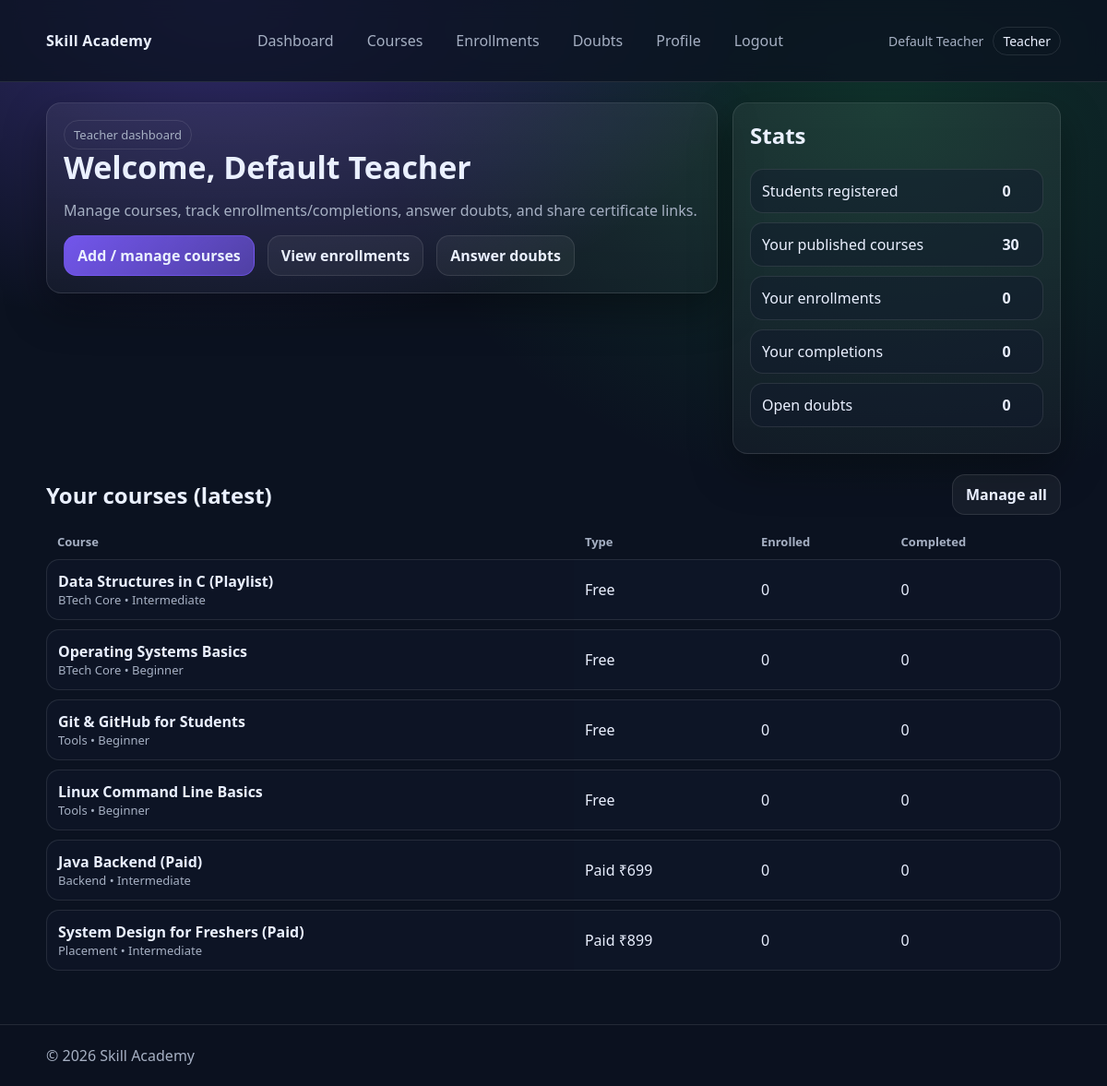
The app's page /teacher/dashboard.php (signed in) with its own data.
### tables this page shows
CREATE TABLE users (
  id BIGINT UNSIGNED NOT NULL AUTO_INCREMENT,
  role ENUM('student','teacher') NOT NULL,
  full_name VARCHAR(120) NOT NULL,
  email VARCHAR(190) NOT NULL,
  password_hash VARCHAR(255) NOT NULL,
  created_at TIMESTAMP NOT NULL DEFAULT CURRENT_TIMESTAMP,
  last_login_at TIMESTAMP NULL DEFAULT NULL,
  PRIMARY KEY (id),
  UNIQUE KEY uq_users_email (email),
  KEY idx_users_role (role)
);

CREATE TABLE courses (
  id BIGINT UNSIGNED NOT NULL AUTO_INCREMENT,
  teacher_id BIGINT UNSIGNED NOT NULL,
  title VARCHAR(180) NOT NULL,
  slug VARCHAR(220) NOT NULL,
  description TEXT NOT NULL,
  category VARCHAR(80) NOT NULL,
  level ENUM('Beginner','Intermediate','Advanced') NOT NULL DEFAULT 'Beginner',
  is_paid TINYINT(1) NOT NULL DEFAULT 0,
  price_inr INT UNSIGNED NOT NULL DEFAULT 0,
  youtube_playlist_url VARCHAR(500) NOT NULL,
  thumbnail_url VARCHAR(500) DEFAULT NULL,
  is_published TINYINT(1) NOT NULL DEFAULT 1,
  created_at TIMESTAMP NOT NULL DEFAULT CURRENT_TIMESTAMP,
  updated_at TIMESTAMP NOT NULL DEFAULT CURRENT_TIMESTAMP ON UPDATE CURRENT_TIMESTAMP,
  PRIMARY KEY (id),
  UNIQUE KEY uq_courses_slug (slug),
  KEY idx_courses_teacher (teacher_id),
  KEY idx_courses_paid (is_paid),
  CONSTRAINT fk_courses_teacher FOREIGN KEY (teacher_id) REFERENCES users(id)
    ON DELETE RESTRICT ON UPDATE CASCADE
);

### includes/auth.php (called while the page is built, shortened)
<?php
require_once __DIR__ . '/db.php';
function current_user(): ?array
{
    $id = $_SESSION['user_id'] ?? null;
    $stmt = db()->prepare('SELECT id, role, full_name, email, created_at, last_login_at FROM users WHERE id = ?');
    $stmt->execute([(int)$id]);
    $u = $stmt->fetch();
    return $u ?: null;
}
function is_logged_in(): bool
{
    return !empty($_SESSION['user_id']);
}

### includes/db.php (called while the page is built, shortened)
<?php
function db(): PDO
{
    static $pdo = null;
    if ($pdo instanceof PDO) {
        return $pdo;
    }
    $dsn = 'mysql:host=' . DB_HOST . ';dbname=' . DB_NAME . ';charset=' . DB_CHARSET;
    $pdo = new PDO($dsn, DB_USER, DB_PASS, [
        PDO::ATTR_ERRMODE => PDO::ERRMODE_EXCEPTION,
        PDO::ATTR_DEFAULT_FETCH_MODE => PDO::FETCH_ASSOC,
        PDO::ATTR_EMULATE_PREPARES => false,
    ]);
    return $pdo;
}

### teacher/dashboard.php (the view, shortened to what this page needs)
<?php
require_once __DIR__ . '/../includes/layout.php';
require_once __DIR__ . '/../includes/auth.php';
require_once __DIR__ . '/../includes/db.php';
$user = current_user();
$teacherId = (int)$user['id'];
$stmt = db()->prepare("SELECT COUNT(*) c FROM courses WHERE teacher_id = ? AND is_published = 1");
$stmt->execute([$teacherId]);
$myCourses = (int)$stmt->fetch()['c'];
$students = (int)db()->query("SELECT COUNT(*) c FROM users WHERE role='student'")->fetch()['c'];
$stmt = db()->prepare("SELECT COUNT(*) c
                       FROM enrollments e
                       JOIN courses c ON c.id = e.course_id
                       WHERE c.teacher_id = ?");
$stmt->execute([$teacherId]);
$myEnrollments = (int)$stmt->fetch()['c'];
$stmt = db()->prepare("SELECT COUNT(*) c
                       FROM enrollments e
                       JOIN courses c ON c.id = e.course_id
                       WHERE c.teacher_id = ? AND e.completed_at IS NOT NULL");
$stmt->execute([$teacherId]);
$myCompletions = (int)$stmt->fetch()['c'];
$stmt = db()->prepare("SELECT COUNT(*) c
                       FROM doubts d
                       JOIN courses c ON c.id = d.course_id
                       WHERE c.teacher_id = ? AND d.status = 'open'");
$stmt->execute([$teacherId]);
$openDoubts = (int)$stmt->fetch()['c'];
$stmt = db()->prepare("SELECT c.id, c.title, c.category, c.level, c.is_paid, c.price_inr,
                              COUNT(e.id) AS enrolled_count,
                              SUM(CASE WHEN e.completed_at IS NOT NULL THEN 1 ELSE 0 END) AS completed_count
                       FROM courses c
                       LEFT JOIN enrollments e ON e.course_id = c.id
                       WHERE c.teacher_id = ?
                       GROUP BY c.id
                       ORDER BY c.created_at DESC
                       LIMIT 6");
$stmt->execute([$teacherId]);
$courseRows = $stmt->fetchAll();
render_header('Teacher Dashboard');
?>
<div class="grid">
    <div class="col-8">
        <div class="card pad">
            <div class="badge">Teacher dashboard</div>
            <h1 class="h1" style="font-size:34px">Welcome, <?= e((string)$user['full_name']) ?></h1>
            <p class="muted">Manage courses, track enrollments/completions, answer doubts, and share certificate links.</p>
            <div class="row gap" style="flex-wrap:wrap; margin-top:12px">
                <a class="btn primary" href="<?= e(APP_BASE_URL) ?>/teacher/courses.php">Add / manage courses</a>
                <a class="btn" href="<?= e(APP_BASE_URL) ?>/teacher/enrollments.php">View enrollments</a>
                <a class="btn" href="<?= e(APP_BASE_URL) ?>/teacher/doubts.php">Answer doubts</a>
            </div>
        </div>
    </div>
    <div class="col-4">
        <div class="card pad">
            <h2 class="h2">Stats</h2>
            <table class="table">
                <tbody>
                <tr><td>Students registered</td><td><strong><?= e((string)$students) ?></strong></td></tr>
                <tr><td>Your published courses</td><td><strong><?= e((string)$myCourses) ?></strong></td></tr>
                <tr><td>Your enrollments</td><td><strong><?= e((string)$myEnrollments) ?></strong></td></tr>
                <tr><td>Your completions</td><td><strong><?= e((string)$myCompletions) ?></strong></td></tr>
                <tr><td>Open doubts</td><td><strong><?= e((string)$openDoubts) ?></strong></td></tr>
                </tbody>
            </table>
        </div>
    </div>
    <div class="col-12">
        <div class="row between center" style="margin:6px 0 10px">
            <h2 class="h2" style="margin:0">Your courses (latest)</h2>
            <a class="btn" href="<?= e(APP_BASE_URL) ?>/teacher/courses.php">Manage all</a>
        </div>
        <?php if (!$courseRows): ?>
            <div class="card pad">
                <p class="muted" style="margin:0">No courses yet. Add your first course.</p>
                <div style="margin-top:12px"><a class="btn primary" href="<?= e(APP_BASE_URL) ?>/teacher/courses.php">Add course</a></div>
            </div>
        <?php else: ?>
            <table class="table">
                <thead>
                <tr>
                    <th>Course</th>
                    <th>Type</th>
                    <th>Enrolled</th>
                    <th>Completed</th>
                </tr>
                </thead>
                <tbody>
                <?php foreach ($courseRows as $r): ?>
                    <tr>
                        <td>
                            <strong><?= e($r['title']) ?></strong>
                            <div class="muted" style="font-size:13px"><?= e($r['category']) ?> • <?= e($r['level']) ?></div>
                        </td>
                        <td><?= $r['is_paid'] ? ('Paid ₹' . (int)$r['price_inr']) : 'Free' ?></td>
                        <td><?= (int)$r['enrolled_count'] ?></td>
                        <td><?= (int)$r['completed_count'] ?></td>
                    </tr>
                <?php endforeach; ?>
                </tbody>
            </table>
        <?php endif; ?>
    </div>
</div>
<?php render_footer(); ?>

### includes/layout.php (shortened to what this page needs)
<?php
require_once __DIR__ . '/auth.php';
function e(string $v): string
{
    return htmlspecialchars($v, ENT_QUOTES, 'UTF-8');
}
function render_header(string $title): void
{
    $user = is_logged_in() ? current_user() : null;
    $role = $user['role'] ?? null;
    $fullName = $user ? $user['full_name'] : null;
    $activePath = parse_url($_SERVER['REQUEST_URI'] ?? '', PHP_URL_PATH) ?: '';
    $nav = [];
    if (!$user) {
        $nav = [
            ['label' => 'Home', 'href' => APP_BASE_URL . '/index.php'],
            ['label' => 'Courses', 'href' => APP_BASE_URL . '/public_courses.php'],
            ['label' => 'Contact', 'href' => APP_BASE_URL . '/contact.php'],
            ['label' => 'Login', 'href' => APP_BASE_URL . '/login.php'],
            ['label' => 'Register', 'href' => APP_BASE_URL . '/register.php'],
        ];
    } else {
        $nav = [
            ['label' => 'Dashboard', 'href' => APP_BASE_URL . '/teacher/dashboard.php'],
            ['label' => 'Courses', 'href' => APP_BASE_URL . '/teacher/courses.php'],
            ['label' => 'Enrollments', 'href' => APP_BASE_URL . '/teacher/enrollments.php'],
            ['label' => 'Doubts', 'href' => APP_BASE_URL . '/teacher/doubts.php'],
            ['label' => 'Profile', 'href' => APP_BASE_URL . '/teacher/profile.php'],
            ['label' => 'Logout', 'href' => APP_BASE_URL . '/logout.php'],
        ];
    }
    ?>
    <!doctype html>
    <html lang="en">
    <head>
        <link rel="stylesheet" href="<?= e(APP_BASE_URL) ?>/assets/app.css">
    </head>
    <body>
    <header class="site-header">
        <div class="container row between center gap">
            <a class="brand" href="<?= e(APP_BASE_URL) ?>/index.php"><?= e(APP_NAME) ?></a>
            <nav class="nav">
                <?php foreach ($nav as $item): ?>
                    <?php $isActive = ($activePath === parse_url($item['href'], PHP_URL_PATH)); ?>
                    <a class="nav-link <?= $isActive ? 'active' : '' ?>" href="<?= e($item['href']) ?>"><?= e($item['label']) ?></a>
                <?php endforeach; ?>
            </nav>
            <div class="user-chip">
                <?php if ($fullName): ?>
                    <span><?= e($fullName) ?></span>
                    <span class="pill"><?= e((string)$role) ?></span>
                <?php else: ?>
                    <span class="muted">Guest</span>
                <?php endif; ?>
            </div>
        </div>
    </header>
    <main class="container">
    <?php
}
function render_footer(): void
{
    ?>
    </main>
    <footer class="site-footer">
        <div class="container row between center">
            <div class="muted">© <?= date('Y') ?> <?= e(APP_NAME) ?></div>
        </div>
    </footer>
    </body>
    </html>
    <?php
}

### assets/app.css (style rules this page uses)
:root { --bg:#0b1220; --card:#101a2e; --muted:#a6b0c3; --text:#eaf0ff; --accent:#7c5cff; --accent2:#22c55e; --danger:#ef4444; --border:rgba(255,255,255,.10); --shadow:0 18px 45px rgba(0,0,0,.35); --radius:16px; }
* { box-sizing:border-box }
html,body { height:100% }
body { margin:0; font-family:ui-sans-serif,system-ui,-apple-system,Segoe UI,Roboto,Helvetica,Arial,"Apple Color Emoji","Segoe UI Emoji"; background:radial-gradient(1000px 600px at 20% 0%, rgba(124,92,255,.35), transparent 60%), radial-gradient(900px 700px at 80% 10%, rgba(34,197,94,.18), transparent 60%), var(--bg); color:var(--text); }
a { color:inherit;text-decoration:none }
.container { width:min(1100px,92vw);margin:0 auto;padding:22px 0 }
.row { display:flex }
.between { justify-content:space-between }
.center { align-items:center }
.gap { gap:14px }
.site-header { position:sticky;top:0;z-index:10; backdrop-filter: blur(10px); background: rgba(11,18,32,.78); border-bottom:1px solid var(--border); }
.brand { font-weight:800;letter-spacing:.3px }
.nav { display:flex;gap:10px;flex-wrap:wrap;justify-content:center }
.nav-link { padding:10px 12px;border-radius:12px; color:var(--muted); border:1px solid transparent; }
.user-chip { display:flex;gap:10px;align-items:center;color:var(--muted);font-size:14px }
.pill { padding:5px 10px;border:1px solid var(--border);border-radius:999px;color:var(--text);text-transform:capitalize }
.card { background:linear-gradient(180deg, rgba(255,255,255,.06), rgba(255,255,255,.03)); border:1px solid var(--border); border-radius:var(--radius); box-shadow:var(--shadow); }
.card.pad { padding:18px }
.grid { display:grid;grid-template-columns:repeat(12,1fr);gap:16px }
.col-12 { grid-column:span 12 }
.col-8 { grid-column:span 8 }
.col-4 { grid-column:span 4 }
.h1 { font-size:40px;line-height:1.15;margin:0 0 10px }
.h2 { font-size:24px;margin:0 0 10px }
.muted { color:var(--muted) }
.badge { display:inline-flex;gap:8px;align-items:center; padding:6px 10px;border:1px solid var(--border); border-radius:999px;font-size:13px;color:var(--muted) }
.btn { display:inline-flex;align-items:center;justify-content:center; padding:10px 14px;border-radius:14px;border:1px solid var(--border); background:rgba(255,255,255,.05); color:var(--text);cursor:pointer;font-weight:650; }
.btn.primary { background:linear-gradient(135deg, rgba(124,92,255,.9), rgba(124,92,255,.55));border-color:rgba(124,92,255,.55) }
.table { width:100%;border-collapse:separate;border-spacing:0 10px }
.table th { color:var(--muted);text-align:left;font-weight:650;font-size:13px;padding:0 12px }
.table td { padding:12px;background:rgba(16,26,46,.45);border-top:1px solid var(--border);border-bottom:1px solid var(--border) }
.table tr td:first-child { border-left:1px solid var(--border);border-top-left-radius:14px;border-bottom-left-radius:14px }
.table tr td:last-child { border-right:1px solid var(--border);border-top-right-radius:14px;border-bottom-right-radius:14px }
.site-footer { border-top:1px solid var(--border);margin-top:26px;background:rgba(11,18,32,.55) }

### records on screen
users: full_name "Default Teacher", role "Teacher"
courses: title "Data Structures in C (Playlist)", category "BTech Core", level "Intermediate", is_paid "Free", enrolled_count "0", completed_count "0"
courses: title "Operating Systems Basics", category "BTech Core", level "Beginner", is_paid "Free", enrolled_count "0", completed_count "0"
courses: title "Git & GitHub for Students", category "Tools", level "Beginner", is_paid "Free", enrolled_count "0", completed_count "0"
courses: title "Linux Command Line Basics", category "Tools", level "Beginner", is_paid "Free", enrolled_count "0", completed_count "0"
courses: title "Java Backend (Paid)", category "Backend", level "Intermediate", price_inr "699", enrolled_count "0", completed_count "0"
courses: title "System Design for Freshers (Paid)", category "Placement", level "Intermediate", price_inr "899", enrolled_count "0", completed_count "0"

### other values on screen
APP_NAME "Skill Academy"
$item['label'] "Dashboard"
$item['label'] "Courses"
$item['label'] "Enrollments"
$item['label'] "Doubts"
$item['label'] "Profile"
$item['label'] "Logout"
$students "0"
$myCourses "30"
$myEnrollments "0"
$myCompletions "0"
$openDoubts "0"
